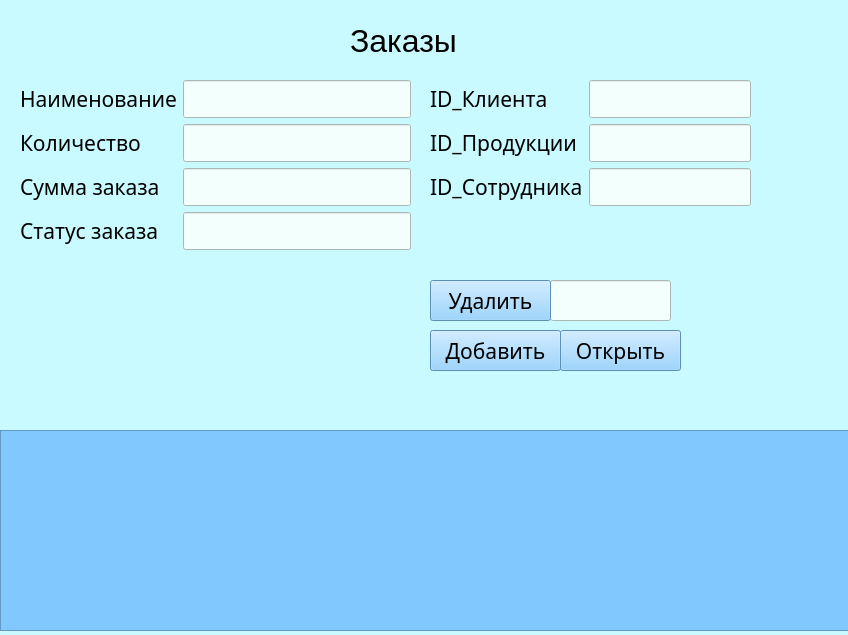
<?xml version="1.0" encoding="UTF-8"?>
<ui version="4.0">
 <class>Form</class>
 <widget class="QWidget" name="Form">
  <property name="geometry">
   <rect>
    <x>0</x>
    <y>0</y>
    <width>848</width>
    <height>635</height>
   </rect>
  </property>
  <property name="windowTitle">
   <string>Form</string>
  </property>
  <property name="styleSheet">
   <string notr="true">background-color: rgb(201, 250, 255);
</string>
  </property>
  <widget class="QLabel" name="client_label">
   <property name="geometry">
    <rect>
     <x>350</x>
     <y>20</y>
     <width>191</width>
     <height>41</height>
    </rect>
   </property>
   <property name="font">
    <font>
     <pointsize>24</pointsize>
    </font>
   </property>
   <property name="text">
    <string>Заказы</string>
   </property>
  </widget>
  <widget class="QPushButton" name="pushButton_insert">
   <property name="geometry">
    <rect>
     <x>430</x>
     <y>330</y>
     <width>131</width>
     <height>41</height>
    </rect>
   </property>
   <property name="font">
    <font>
     <family>Cascadia Mono Light</family>
     <pointsize>16</pointsize>
    </font>
   </property>
   <property name="styleSheet">
    <string notr="true">background-color: rgb(128, 200, 255);
</string>
   </property>
   <property name="text">
    <string>Добавить</string>
   </property>
  </widget>
  <widget class="QPushButton" name="pushButton_open">
   <property name="geometry">
    <rect>
     <x>560</x>
     <y>330</y>
     <width>121</width>
     <height>41</height>
    </rect>
   </property>
   <property name="font">
    <font>
     <family>Cascadia Mono Light</family>
     <pointsize>16</pointsize>
    </font>
   </property>
   <property name="styleSheet">
    <string notr="true">background-color: rgb(128, 200, 255);
</string>
   </property>
   <property name="text">
    <string>Открыть</string>
   </property>
  </widget>
  <widget class="QLineEdit" name="lineEdit_delet1">
   <property name="geometry">
    <rect>
     <x>550</x>
     <y>280</y>
     <width>121</width>
     <height>41</height>
    </rect>
   </property>
   <property name="font">
    <font>
     <family>Cascadia Mono Light</family>
     <pointsize>16</pointsize>
    </font>
   </property>
   <property name="styleSheet">
    <string notr="true">background-color: rgb(242, 255, 253);</string>
   </property>
  </widget>
  <widget class="QPushButton" name="pushButton_delete">
   <property name="geometry">
    <rect>
     <x>430</x>
     <y>280</y>
     <width>121</width>
     <height>41</height>
    </rect>
   </property>
   <property name="font">
    <font>
     <family>Cascadia Mono Light</family>
     <pointsize>16</pointsize>
    </font>
   </property>
   <property name="styleSheet">
    <string notr="true">background-color: rgb(128, 200, 255);
</string>
   </property>
   <property name="text">
    <string>Удалить</string>
   </property>
  </widget>
  <widget class="QTableWidget" name="tableWidget">
   <property name="geometry">
    <rect>
     <x>0</x>
     <y>430</y>
     <width>861</width>
     <height>201</height>
    </rect>
   </property>
   <property name="styleSheet">
    <string notr="true">background-color: rgb(128, 200, 255);
</string>
   </property>
  </widget>
  <widget class="QWidget" name="layoutWidget">
   <property name="geometry">
    <rect>
     <x>20</x>
     <y>80</y>
     <width>391</width>
     <height>301</height>
    </rect>
   </property>
   <layout class="QFormLayout" name="formLayout">
    <item row="0" column="0">
     <widget class="QLabel" name="label_imia_8">
      <property name="font">
       <font>
        <family>Cascadia Mono Light</family>
        <pointsize>16</pointsize>
       </font>
      </property>
      <property name="text">
       <string>Наименование</string>
      </property>
     </widget>
    </item>
    <item row="0" column="1">
     <widget class="QLineEdit" name="lineEdit_Imia_9">
      <property name="font">
       <font>
        <family>Cascadia Mono Light</family>
        <pointsize>16</pointsize>
       </font>
      </property>
      <property name="styleSheet">
       <string notr="true">background-color: rgb(242, 255, 253);</string>
      </property>
     </widget>
    </item>
    <item row="1" column="0">
     <widget class="QLabel" name="label_imia">
      <property name="font">
       <font>
        <family>Cascadia Mono Light</family>
        <pointsize>16</pointsize>
       </font>
      </property>
      <property name="text">
       <string>Количество</string>
      </property>
     </widget>
    </item>
    <item row="1" column="1">
     <widget class="QLineEdit" name="lineEdit_Imia_2">
      <property name="font">
       <font>
        <family>Cascadia Mono Light</family>
        <pointsize>16</pointsize>
       </font>
      </property>
      <property name="styleSheet">
       <string notr="true">background-color: rgb(242, 255, 253);</string>
      </property>
     </widget>
    </item>
    <item row="2" column="0">
     <widget class="QLabel" name="label_imia_3">
      <property name="font">
       <font>
        <family>Cascadia Mono Light</family>
        <pointsize>16</pointsize>
       </font>
      </property>
      <property name="text">
       <string>Сумма заказа</string>
      </property>
     </widget>
    </item>
    <item row="2" column="1">
     <widget class="QLineEdit" name="lineEdit_Imia_3">
      <property name="font">
       <font>
        <family>Cascadia Mono Light</family>
        <pointsize>16</pointsize>
       </font>
      </property>
      <property name="styleSheet">
       <string notr="true">background-color: rgb(242, 255, 253);</string>
      </property>
     </widget>
    </item>
    <item row="3" column="0">
     <widget class="QLabel" name="label_imia_4">
      <property name="font">
       <font>
        <family>Cascadia Mono Light</family>
        <pointsize>16</pointsize>
       </font>
      </property>
      <property name="text">
       <string>Статус заказа</string>
      </property>
     </widget>
    </item>
    <item row="3" column="1">
     <widget class="QLineEdit" name="lineEdit_Imia_4">
      <property name="font">
       <font>
        <family>Cascadia Mono Light</family>
        <pointsize>16</pointsize>
       </font>
      </property>
      <property name="styleSheet">
       <string notr="true">background-color: rgb(242, 255, 253);</string>
      </property>
     </widget>
    </item>
   </layout>
  </widget>
  <widget class="QWidget" name="layoutWidget">
   <property name="geometry">
    <rect>
     <x>430</x>
     <y>80</y>
     <width>321</width>
     <height>181</height>
    </rect>
   </property>
   <layout class="QFormLayout" name="formLayout_2">
    <item row="0" column="0">
     <widget class="QLabel" name="label_imia_5">
      <property name="font">
       <font>
        <family>Cascadia Mono Light</family>
        <pointsize>16</pointsize>
       </font>
      </property>
      <property name="text">
       <string>ID_Клиента</string>
      </property>
     </widget>
    </item>
    <item row="0" column="1">
     <widget class="QLineEdit" name="lineEdit_Imia_5">
      <property name="font">
       <font>
        <family>Cascadia Mono Light</family>
        <pointsize>16</pointsize>
       </font>
      </property>
      <property name="styleSheet">
       <string notr="true">background-color: rgb(242, 255, 253);</string>
      </property>
     </widget>
    </item>
    <item row="1" column="0">
     <widget class="QLabel" name="label_imia_6">
      <property name="font">
       <font>
        <family>Cascadia Mono Light</family>
        <pointsize>16</pointsize>
       </font>
      </property>
      <property name="text">
       <string>ID_Продукции</string>
      </property>
     </widget>
    </item>
    <item row="1" column="1">
     <widget class="QLineEdit" name="lineEdit_Imia_6">
      <property name="font">
       <font>
        <family>Cascadia Mono Light</family>
        <pointsize>16</pointsize>
       </font>
      </property>
      <property name="styleSheet">
       <string notr="true">background-color: rgb(242, 255, 253);</string>
      </property>
     </widget>
    </item>
    <item row="2" column="0">
     <widget class="QLabel" name="label_imia_7">
      <property name="font">
       <font>
        <family>Cascadia Mono Light</family>
        <pointsize>16</pointsize>
       </font>
      </property>
      <property name="text">
       <string>ID_Сотрудника</string>
      </property>
     </widget>
    </item>
    <item row="2" column="1">
     <widget class="QLineEdit" name="lineEdit_Imia_7">
      <property name="font">
       <font>
        <family>Cascadia Mono Light</family>
        <pointsize>16</pointsize>
       </font>
      </property>
      <property name="styleSheet">
       <string notr="true">background-color: rgb(242, 255, 253);</string>
      </property>
     </widget>
    </item>
   </layout>
  </widget>
 </widget>
 <resources/>
 <connections/>
</ui>
